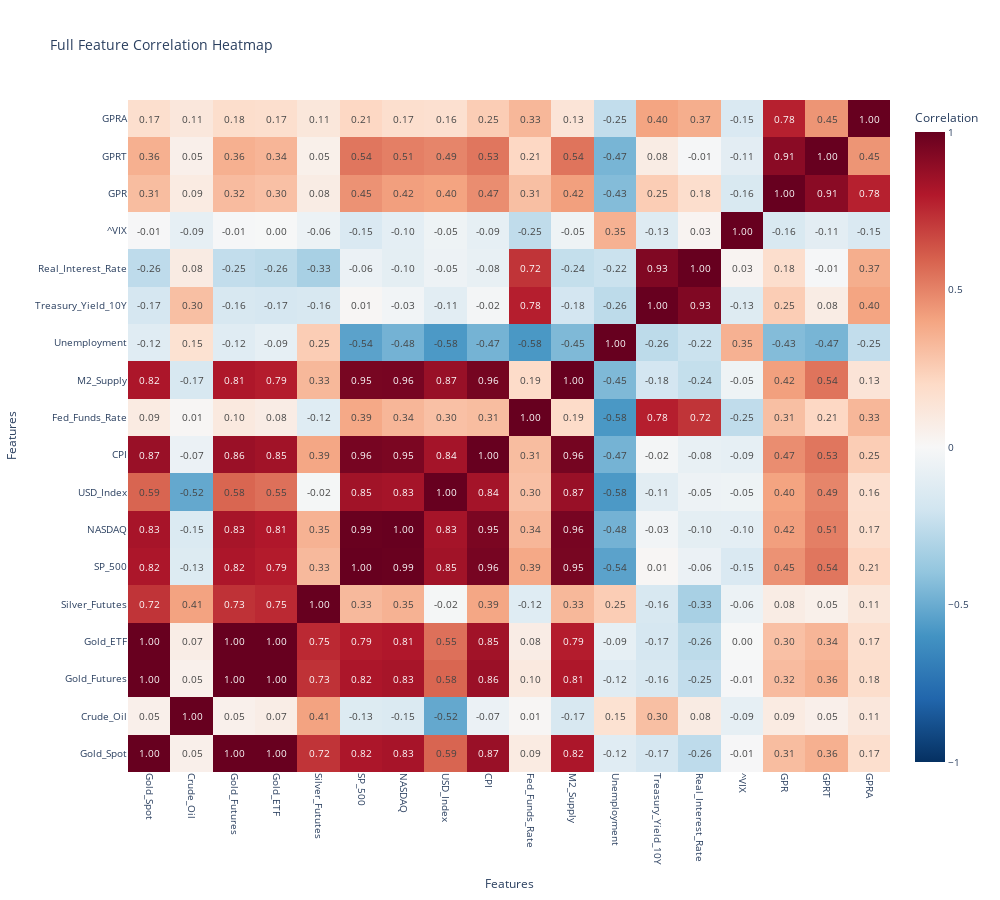

Source (notebook cell):
### Code cell
# Interactive Plotly Correlation Heatmap
import plotly.graph_objects as go

corr_matrix = df.corr()

fig = go.Figure(data=go.Heatmap(
    z=corr_matrix.values,
    x=corr_matrix.columns,
    y=corr_matrix.columns,
    colorscale='RdBu_r',
    zmid=0,
    text=corr_matrix.values,
    texttemplate='%{text:.2f}',
    textfont={"size": 10},
    colorbar=dict(title="Correlation")
))

fig.update_layout(
    title="Full Feature Correlation Heatmap",
    width=1000,
    height=900,
    xaxis_title="Features",
    yaxis_title="Features",
    font=dict(size=10),
    xaxis_tickangle=90
)

fig.show()

### Figure 1 — Plotly figure (JSON) as saved in the notebook; plotly's stock layout.template omitted (floating-point values rounded to 4 significant figures; data arrays with more than 128 entries replaced by an {"elided": "..."} marker saying what was removed)
{"data": [{"colorbar": {"title": {"text": "Correlation"}}, "colorscale": [[0, "rgb(5,48,97)"], [0.1, "rgb(33,102,172)"], [0.2, "rgb(67,147,195)"], [0.3, "rgb(146,197,222)"], [0.4, "rgb(209,229,240)"], [0.5, "rgb(247,247,247)"], [0.6, "rgb(253,219,199)"], [0.7, "rgb(244,165,130)"], [0.8, "rgb(214,96,77)"], [0.9, "rgb(178,24,43)"], [1, "rgb(103,0,31)"]], "text": {"elided": "18x18 float values"}, "textfont": {"size": 10}, "texttemplate": "%{text:.2f}", "type": "heatmap", "x": ["Gold_Spot", "Crude_Oil", "Gold_Futures", "Gold_ETF", "Silver_Fututes", "SP_500", "NASDAQ", "USD_Index", "CPI", "Fed_Funds_Rate", "M2_Supply", "Unemployment", "Treasury_Yield_10Y", "Real_Interest_Rate", "^VIX", "GPR", "GPRT", "GPRA"], "y": ["Gold_Spot", "Crude_Oil", "Gold_Futures", "Gold_ETF", "Silver_Fututes", "SP_500", "NASDAQ", "USD_Index", "CPI", "Fed_Funds_Rate", "M2_Supply", "Unemployment", "Treasury_Yield_10Y", "Real_Interest_Rate", "^VIX", "GPR", "GPRT", "GPRA"], "z": {"elided": "18x18 float values"}, "zmid": 0}], "layout": {"font": {"size": 10}, "height": 900, "title": {"text": "Full Feature Correlation Heatmap"}, "width": 1000, "xaxis": {"tickangle": 90, "title": {"text": "Features"}}, "yaxis": {"title": {"text": "Features"}}}}
